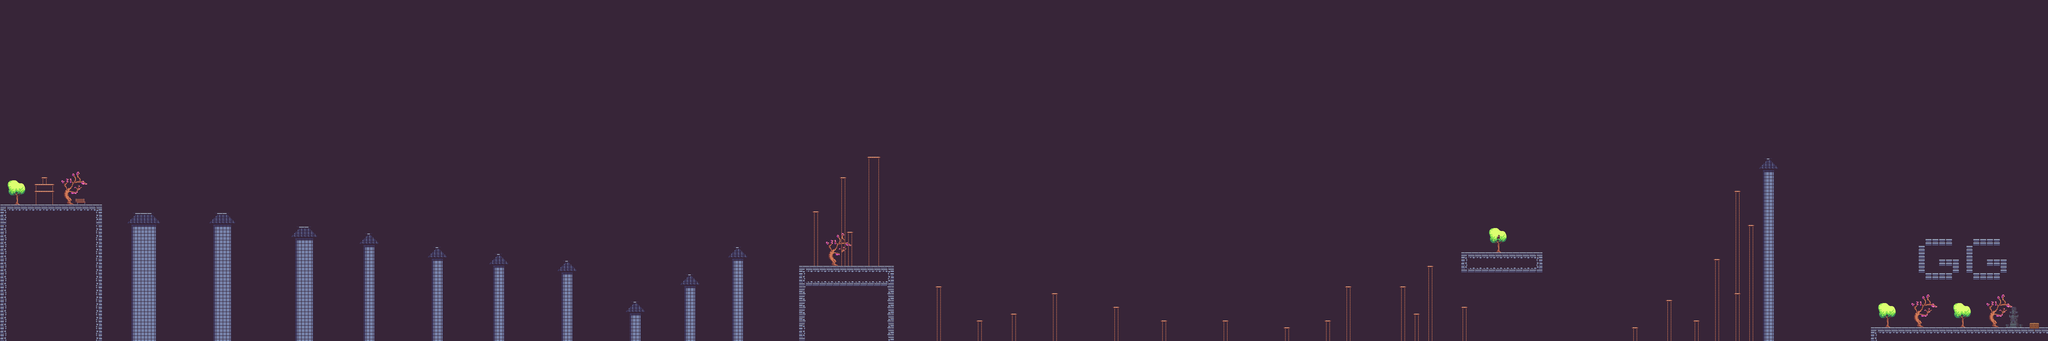

Rendered tile map (Tiled .tmx) drawn with the repository's tilesets; below, a short description and the map source with its tile grids summarised:
An orthogonal 300x50 tile map with 16x16 px tiles, 4 tile layers (background, background2, platform, decors), 3 tilesets and 137 objects (60x piece, 42x plateforme, 17x flight, 6x skeleton, 5x super_piece, ...).

<map version="1.5" tiledversion="1.7.2" orientation="orthogonal" renderorder="right-down" width="300" height="50" tilewidth="16" tileheight="16" infinite="0" nextlayerid="9" nextobjectid="313">
 <tileset firstgid="1" source="nature.tsx" />
 <tileset firstgid="721" source="Tileset.tsx" />
 <tileset firstgid="977" source="Obj-Statue.tsx" />
 <layer id="1" name="background" width="300" height="50" locked="1">
  <data>[15000 cells, 15000 non-empty, 1 distinct tile ids]</data>
 </layer>
 <layer id="8" name="background2" width="300" height="50">
  <data>[15000 cells, 65 non-empty, 20 distinct tile ids]</data>
 </layer>
 <layer id="2" name="platform" width="300" height="50">
  <data>[15000 cells, 1144 non-empty, 138 distinct tile ids]</data>
 </layer>
 <layer id="6" name="decors" width="300" height="50">
  <data>[15000 cells, 193 non-empty, 40 distinct tile ids]</data>
 </layer>
 <objectgroup id="4" name="Bordure">
  <object id="68" type="bordure" x="-19.3333" y="-8.87879" width="4800" height="800" />
 </objectgroup>
 <objectgroup id="3" name="Objets">
  <object id="1" name="Player" x="88.25" y="384">
   <point />
  </object>
  <object id="137" type="plateforme" x="507.038" y="499.136" width="27.9242" height="3.86364" />
  <object id="145" type="plateforme" x="699.193" y="531.705" width="27.9242" height="3.86364" />
  <object id="146" type="plateforme" x="856.538" y="546.568" width="13.6742" height="3.86364" />
  <object id="148" type="plateforme" x="1017.91" y="579.318" width="13.6742" height="3.86364" />
  <object id="149" type="plateforme" x="1161.41" y="595.568" width="13.6742" height="3.86364" />
  <object id="150" name="ennemi" x="224" y="198">
   <point />
  </object>
  <object id="151" type="plateforme" x="315.697" y="499.53" width="42.7878" height="2.63636" />
  <object id="152" type="plateforme" x="96.3561" y="415.932" width="14.9128" height="2.63636" />
  <object id="153" type="plateforme" x="1.93943" y="480.015" width="236.788" height="319.303" />
  <object id="155" type="plateforme" x="1321.25" y="611.068" width="13.6742" height="3.86364" />
  <object id="156" type="plateforme" x="1481.41" y="706.943" width="13.6742" height="3.86364" />
  <object id="157" type="plateforme" x="1609.29" y="642.943" width="13.6742" height="3.86364" />
  <object id="158" type="plateforme" x="1721.29" y="578.943" width="13.6742" height="3.86364" />
  <object id="160" type="plateforme" x="1985.41" y="543.568" width="13.6742" height="3.86364" />
  <object id="161" type="plateforme" x="1968.98" y="414.955" width="13.6742" height="3.86364" />
  <object id="162" type="plateforme" x="2032.69" y="367.386" width="31.4924" height="3.86364" />
  <object id="165" type="suicide" x="0.166667" y="783.333" width="4801" height="16" />
  <object id="166" type="plateforme" x="1872.83" y="624.402" width="222.341" height="46.197" />
  <object id="167" type="plateforme" x="1905.12" y="495.432" width="13.6742" height="3.86364" />
  <object id="168" type="plateforme" x="2193.41" y="671.193" width="13.6742" height="3.86364" />
  <object id="169" type="plateforme" x="2288.5" y="751.402" width="13.6742" height="3.86364" />
  <object id="170" type="plateforme" x="2369.5" y="735.068" width="13.6742" height="3.86364" />
  <object id="171" type="plateforme" x="2465.71" y="687.523" width="13.6742" height="3.86364" />
  <object id="173" type="plateforme" x="2609.34" y="719.341" width="13.6742" height="3.86364" />
  <object id="174" type="plateforme" x="2721.71" y="751.341" width="13.6742" height="3.86364" />
  <object id="175" type="plateforme" x="2865.34" y="751.523" width="13.6742" height="3.86364" />
  <object id="176" type="plateforme" x="3009.34" y="767.159" width="13.6742" height="3.86364" />
  <object id="177" type="plateforme" x="3105.34" y="751.523" width="13.6742" height="3.86364" />
  <object id="179" type="plateforme" x="3153.89" y="671.523" width="13.6742" height="3.86364" />
  <object id="181" type="plateforme" x="3313.34" y="735.341" width="13.6742" height="3.86364" />
  <object id="182" type="plateforme" x="3281.53" y="671.159" width="13.6742" height="3.86364" />
  <object id="183" type="plateforme" x="3345.89" y="622.977" width="13.6742" height="3.86364" />
  <object id="184" type="plateforme" x="3425.16" y="592.402" width="190.341" height="45.8636" />
  <object id="185" type="plateforme" x="3425.16" y="720.735" width="13.6742" height="3.86364" />
  <object id="186" type="plateforme" x="3824.83" y="767.735" width="14.6742" height="4.04546" />
  <object id="187" type="plateforme" x="3905.12" y="703.068" width="14.6742" height="4.04546" />
  <object id="188" type="plateforme" x="3968.91" y="751.04" width="14.6742" height="4.04546" />
  <object id="189" type="plateforme" x="4016.66" y="607.29" width="14.6742" height="4.04546" />
  <object id="190" type="plateforme" x="4064.91" y="687.321" width="14.6742" height="4.04546" />
  <object id="191" type="plateforme" x="4097.29" y="527.54" width="14.6742" height="4.04546" />
  <object id="192" type="plateforme" x="4064.69" y="447.29" width="14.6742" height="4.04546" />
  <object id="193" type="plateforme" x="4137.61" y="371.467" width="14.6742" height="4.04546" />
  <object id="196" type="plateforme" x="4415.27" y="728.159" width="14.6742" height="4.04546" />
  <object id="197" type="plateforme" x="4384" y="768" width="416" height="32" />
  <object id="198" name="piece" type="piece" x="3445.57" y="575.758">
   <point />
  </object>
  <object id="200" name="piece" type="piece" x="329.5" y="479.25">
   <point />
  </object>
  <object id="201" name="piece" type="piece" x="512" y="480.25">
   <point />
  </object>
  <object id="202" name="piece" type="piece" x="705.25" y="511.75">
   <point />
  </object>
  <object id="203" name="piece" type="piece" x="856" y="528">
   <point />
  </object>
  <object id="204" name="piece" type="piece" x="1017.5" y="560.25">
   <point />
  </object>
  <object id="205" name="piece" type="piece" x="1161" y="576.5">
   <point />
  </object>
  <object id="206" name="piece" type="piece" x="1320.5" y="592">
   <point />
  </object>
  <object id="207" name="piece" type="piece" x="1480.5" y="688.75">
   <point />
  </object>
  <object id="208" name="piece" type="piece" x="1608.75" y="624.25">
   <point />
  </object>
  <object id="209" name="piece" type="piece" x="1719.5" y="560.25">
   <point />
  </object>
  <object id="210" name="piece" type="piece" x="1982.91" y="528">
   <point />
  </object>
  <object id="211" name="piece" type="piece" x="1903.09" y="480">
   <point />
  </object>
  <object id="212" name="piece" type="piece" x="1967.45" y="399.636">
   <point />
  </object>
  <object id="213" name="piece" type="piece" x="2191.45" y="655.455">
   <point />
  </object>
  <object id="215" name="piece" type="piece" x="2368.67" y="720.333">
   <point />
  </object>
  <object id="216" name="piece" type="piece" x="2464" y="671.273">
   <point />
  </object>
  <object id="217" name="piece" type="piece" x="2608.55" y="703.818">
   <point />
  </object>
  <object id="218" name="piece" type="piece" x="2720.73" y="735.455">
   <point />
  </object>
  <object id="219" name="piece" type="piece" x="2865.38" y="735.75">
   <point />
  </object>
  <object id="220" name="piece" type="piece" x="3009.38" y="751.75">
   <point />
  </object>
  <object id="221" name="piece" type="piece" x="3105.64" y="735.636">
   <point />
  </object>
  <object id="222" name="piece" type="piece" x="3153.82" y="655.818">
   <point />
  </object>
  <object id="223" name="piece" type="piece" x="3280.91" y="656">
   <point />
  </object>
  <object id="224" name="piece" type="piece" x="3312.91" y="719.818">
   <point />
  </object>
  <object id="225" name="piece" type="piece" x="3345.5" y="608.5">
   <point />
  </object>
  </objectgroup>
 <objectgroup id="5" name="Mort" />
</map>
<!-- 65 of 137 objects omitted -->
